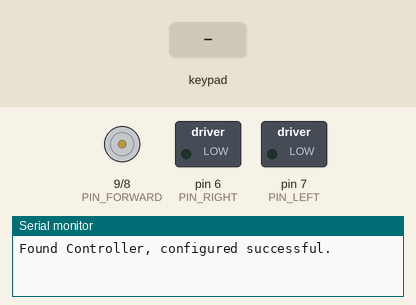
The sketch below on a simulated Arduino Uno, built with avr-gcc and run on an emulated ATmega328P. On the bench: motor-driver pin pairs drawn as motors (green arrow = first pin HIGH = forward, orange = second pin HIGH = backward, longer = more drive), switched loads named in the sketch (green lamp = pin HIGH), the last lines printed to the serial monitor. The inputs (shaded band) are chosen by the test bench.

Above: at 1.2 s.
1.3 s: key 'T' pressed
At 3.0 s:
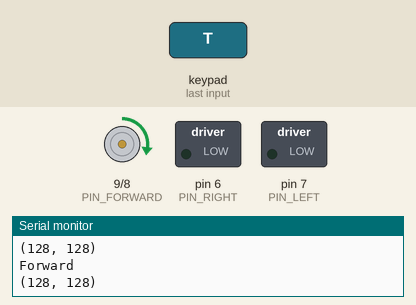
Timing chart, 0 to 4.5 s (numbered marks = the images above; inputs shaded):
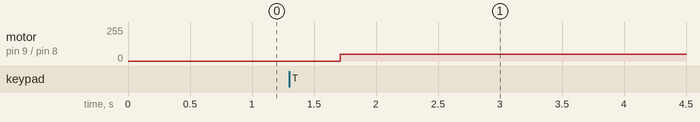

The sketch:

CarBrains.ino
```cpp
/*
  CarBrains - This is to control an RC car using the RX-2 Chip.
 See README.md for Wiring

 Author: Adam Freeman
 */

/*
 *  PS2 Controller stuff
 */
#include <PS2X_lib.h>  //for v1.6

#define PS2_DAT        2
#define PS2_CLK        3
#define PS2_CMD        4
#define PS2_ATTN       5

PS2X ps2x; // create PS2 Controller Class
int  ps2_error = 0;
byte ps2_type = 0;

boolean ps2_stickmode = false;

/*
 * Defines for motor control
 */
#define PIN_FORWARD 9
#define PIN_BACKWARD 8
#define PIN_LEFT 7
#define PIN_RIGHT 6

#define STOP 0
#define SLOW 50
#define HALF_SPEED 150
#define FULL_SPEED 250

#define DIRECTION_FORWARD  -1
#define DIRECTION_NEUTRAL   0
#define DIRECTION_BACKWARD  1

#define DIRECTION_LEFT     -1
#define DIRECTION_CENTER    0
#define DIRECTION_RIGHT     1

int serial_part = 0;

int speed_y = 0; // 0 - 255
int dir_y = 0; // -1, 0, 1 for forwards, neutral, backwards

int speed_x = 0; // 0 - 255
int dir_x = 0; // -1, 0, 1 for left, center, right

void setup() {
  Serial.begin(115200);

  // Reset all the Chanels
  pinMode(PIN_FORWARD, OUTPUT);
  pinMode(PIN_BACKWARD, OUTPUT);
  pinMode(PIN_LEFT, OUTPUT);
  pinMode(PIN_RIGHT, OUTPUT);

  analogWrite(PIN_FORWARD, STOP);
  analogWrite(PIN_BACKWARD, STOP);
  analogWrite(PIN_LEFT, STOP);
  analogWrite(PIN_RIGHT, STOP);

  // Set PS2 Controller
  delay(20);

  //setup pins and settings: GamePad(clock, command, attention, data, Pressures?, Rumble?) check for error
  ps2_error = ps2x.config_gamepad(PS2_CLK, PS2_CMD, PS2_ATTN, PS2_DAT, false, false);

  switch (ps2_error) {
    case 0:
      Serial.println("Found Controller, configured successful.");
      break;

    case 1:
      Serial.println("No controller found, check wiring");
      break;

    case 2:
      Serial.println("Controller found but not accepting commands.");
      break;

    case 3:
      Serial.println("Controller refusing to enter Pressures mode, may not support it. ");
      break;
  }
}


void loop() {
  // Read the PS2 Controller
  if(ps2_error != 1) {
    readController();
  }

  // Set y direction and speed.
  if(dir_y == DIRECTION_FORWARD) {
    // Forward
    analogWrite(PIN_BACKWARD, STOP);
    analogWrite(PIN_FORWARD, speed_y);
  }
  else if (dir_y == DIRECTION_BACKWARD) {
    // Backward
    analogWrite(PIN_FORWARD, STOP);
    analogWrite(PIN_BACKWARD, speed_y);
  }
  else {
    // Stopped
    analogWrite(PIN_FORWARD, STOP);
    analogWrite(PIN_BACKWARD, STOP);
  }

  // Set y direction and speed.
  if(dir_x == DIRECTION_LEFT) {
    // Forward
    analogWrite(PIN_RIGHT, STOP);
    analogWrite(PIN_LEFT, speed_x);
  }
  else if (dir_x == DIRECTION_RIGHT) {
    // Backward
    analogWrite(PIN_LEFT, STOP);
    analogWrite(PIN_RIGHT, speed_x);
  }
  else {
    // Stopped
    analogWrite(PIN_RIGHT, STOP);
    analogWrite(PIN_LEFT, STOP);
  }

  // Delay, may be too slow
  delay(20);
}

void serialEvent() {

  while (Serial.available()) {
    char inChar = (char)Serial.read();

    processControlChar(inChar);

    if (inChar == '\n') {
      serial_part = 0;
    }
    else {
      serial_part++;
    }
  }
}

void processControlChar(char inChar) {
    switch (inChar) {
    case 'w':
      // Go Forward
      speed_y = HALF_SPEED;
      dir_y = DIRECTION_FORWARD;

      speed_x = STOP;
      dir_x = DIRECTION_CENTER;
      break;

    case 's':
      // Go Backward
      speed_y = HALF_SPEED;
      dir_y = DIRECTION_BACKWARD;

      speed_x = STOP;
      dir_x = DIRECTION_CENTER;
      break;

    case 'a':
      // Go Forward
      speed_x = HALF_SPEED;
      dir_x = DIRECTION_LEFT;
      break;

    case 'd':
      // Go Backward
      speed_x = FULL_SPEED;
      dir_x = DIRECTION_RIGHT;
      break;

    case 'f':
      // Stop
      speed_y = STOP;
      speed_x = STOP;
      dir_x = DIRECTION_NEUTRAL;
      dir_x = DIRECTION_CENTER;
      break;

      // Change y speed
    case 'q':
      // Increase y speed
      speed_y += 50;
      if(speed_y > 250) {
        speed_y = 250;
      }
      break;

    case 'z':
      // Decrease y speed
      speed_y -= 50;
      if(speed_y < 0) {
        speed_y = 0;
      }
      break;
    }
}

void readController() {
  ps2x.read_gamepad(false, false);

  if(ps2x.Button(PSB_PAD_UP)) {
    processControlChar('w');
  }

  if(ps2x.Button(PSB_PAD_DOWN)) {
    processControlChar('s');
  }

  if(ps2x.Button(PSB_PAD_LEFT)) {
    processControlChar('a');
  }

  if(ps2x.Button(PSB_PAD_RIGHT)) {
    processControlChar('d');
  }

  if(ps2x.Button(PSB_L1)) {
    processControlChar('z');
  }

  if(ps2x.Button(PSB_R1)) {
    processControlChar('q');
  }

  if(ps2x.ButtonReleased(PSB_SQUARE)) {
    processControlChar('f');
  }

  if(ps2x.ButtonReleased(PSB_TRIANGLE)) {
    ps2_stickmode = !ps2_stickmode;
    Serial.print("Stick mode: ");
    Serial.println(ps2_stickmode);
  }

  // Read the sticks if enabled.
  if(ps2_stickmode) {
    int stick_y = ps2x.Analog(PSS_LY);
    int stick_x = ps2x.Analog(PSS_RX);

   if(stick_y == 130) {
      speed_y = STOP;
      dir_y = DIRECTION_NEUTRAL;
    } else if(stick_y < 130) {
      speed_y = ((130 - stick_y) * 2);
      if(speed_y > 255) {
        speed_y = 255;
      } else if(speed_y < SLOW) {
        speed_y = SLOW;
      };
      dir_y = DIRECTION_FORWARD;
      Serial.println("Forward");
    } else {
      speed_y = stick_y;
      dir_y = DIRECTION_BACKWARD;
      Serial.println("Back");
    }

    if(stick_x == 128) {
      speed_x = STOP;
      dir_x = DIRECTION_CENTER;
    } else if(stick_x < 130) {
      speed_x = FULL_SPEED;
      dir_x = DIRECTION_LEFT;
      Serial.println("Left");
    } else {
      speed_x = FULL_SPEED;
      dir_x = DIRECTION_RIGHT;
      Serial.println("Right");
    }

    Serial.print("(");
    Serial.print(stick_x);
    Serial.print(", ");
    Serial.print(stick_y);
    Serial.println(")");
  }
}
```

Measured:
- after the input at 1.3 s, motor on pin 9 (PIN_FORWARD) / pin 8 (PIN_BACKWARD): stopped → forward 50/255 after 0.41 s
